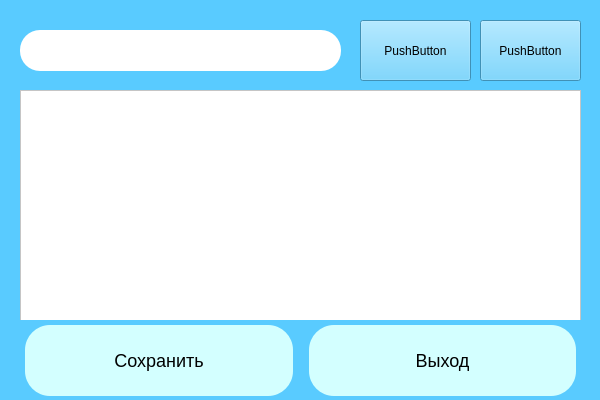
<?xml version="1.0" encoding="UTF-8"?>
<ui version="4.0">
 <class>UserEditingFrame</class>
 <widget class="QDialog" name="UserEditingFrame">
  <property name="geometry">
   <rect>
    <x>0</x>
    <y>0</y>
    <width>600</width>
    <height>400</height>
   </rect>
  </property>
  <property name="minimumSize">
   <size>
    <width>600</width>
    <height>400</height>
   </size>
  </property>
  <property name="windowTitle">
   <string>Dialog</string>
  </property>
  <property name="styleSheet">
   <string notr="true">background-color: rgb(89, 203, 255);</string>
  </property>
  <widget class="QTableWidget" name="UsersTable">
   <property name="geometry">
    <rect>
     <x>20</x>
     <y>90</y>
     <width>561</width>
     <height>231</height>
    </rect>
   </property>
   <property name="styleSheet">
    <string notr="true">background-color: white;</string>
   </property>
   <property name="textElideMode">
    <enum>Qt::ElideMiddle</enum>
   </property>
  </widget>
  <widget class="QWidget" name="horizontalLayoutWidget">
   <property name="geometry">
    <rect>
     <x>20</x>
     <y>320</y>
     <width>561</width>
     <height>81</height>
    </rect>
   </property>
   <layout class="QHBoxLayout" name="horizontalLayout">
    <item>
     <widget class="QPushButton" name="pushButton">
      <property name="sizePolicy">
       <sizepolicy hsizetype="Minimum" vsizetype="Preferred">
        <horstretch>0</horstretch>
        <verstretch>0</verstretch>
       </sizepolicy>
      </property>
      <property name="styleSheet">
       <string notr="true">font-family: Verdana, &quot;Trebuchet MS&quot;, Geneva, sans-serif;
background-color: rgb(211, 255, 255);
border-radius: 25%;
font-size: 18px;
margin: 5px;

</string>
      </property>
      <property name="text">
       <string>Сохранить</string>
      </property>
     </widget>
    </item>
    <item>
     <widget class="QPushButton" name="pushButton_2">
      <property name="sizePolicy">
       <sizepolicy hsizetype="Minimum" vsizetype="Preferred">
        <horstretch>0</horstretch>
        <verstretch>0</verstretch>
       </sizepolicy>
      </property>
      <property name="styleSheet">
       <string notr="true">font-family: Verdana, &quot;Trebuchet MS&quot;, Geneva, sans-serif;
background-color: rgb(211, 255, 255);
border-radius: 25%;
font-size: 18px;
margin: 5px;

</string>
      </property>
      <property name="text">
       <string>Выход</string>
      </property>
     </widget>
    </item>
   </layout>
  </widget>
  <widget class="QLineEdit" name="PasswordEdit">
   <property name="geometry">
    <rect>
     <x>20</x>
     <y>30</y>
     <width>321</width>
     <height>41</height>
    </rect>
   </property>
   <property name="styleSheet">
    <string notr="true">background-color: white;
border-radius: 20%;
padding: 30%
</string>
   </property>
  </widget>
  <widget class="QPushButton" name="pushButton_3">
   <property name="geometry">
    <rect>
     <x>360</x>
     <y>20</y>
     <width>111</width>
     <height>61</height>
    </rect>
   </property>
   <property name="text">
    <string>PushButton</string>
   </property>
  </widget>
  <widget class="QPushButton" name="pushButton_4">
   <property name="geometry">
    <rect>
     <x>480</x>
     <y>20</y>
     <width>101</width>
     <height>61</height>
    </rect>
   </property>
   <property name="text">
    <string>PushButton</string>
   </property>
  </widget>
 </widget>
 <resources/>
 <connections>
  <connection>
   <sender>pushButton_2</sender>
   <signal>clicked()</signal>
   <receiver>UserEditingFrame</receiver>
   <slot>close()</slot>
   <hints>
    <hint type="sourcelabel">
     <x>555</x>
     <y>358</y>
    </hint>
    <hint type="destinationlabel">
     <x>590</x>
     <y>334</y>
    </hint>
   </hints>
  </connection>
 </connections>
</ui>
